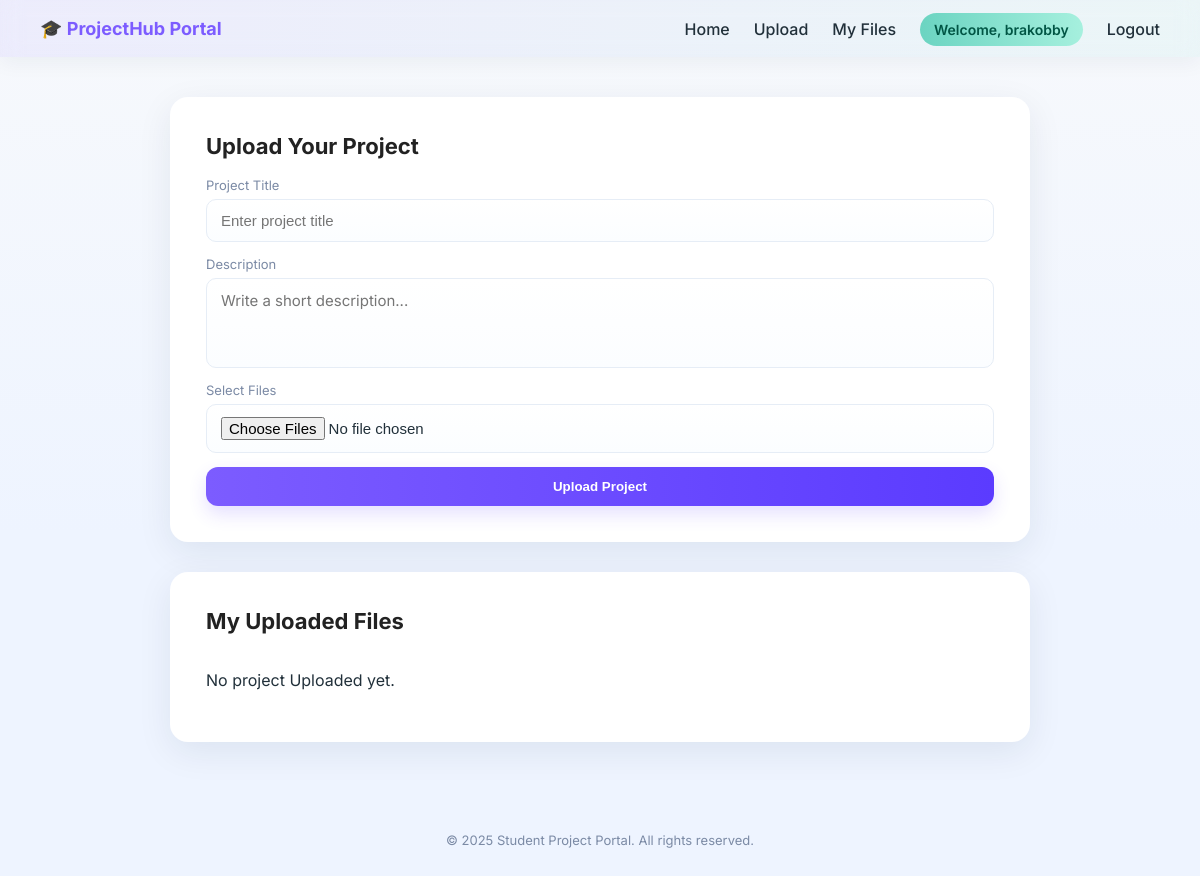
/upload/ (signed in), run on an earlier commit of the app's database.
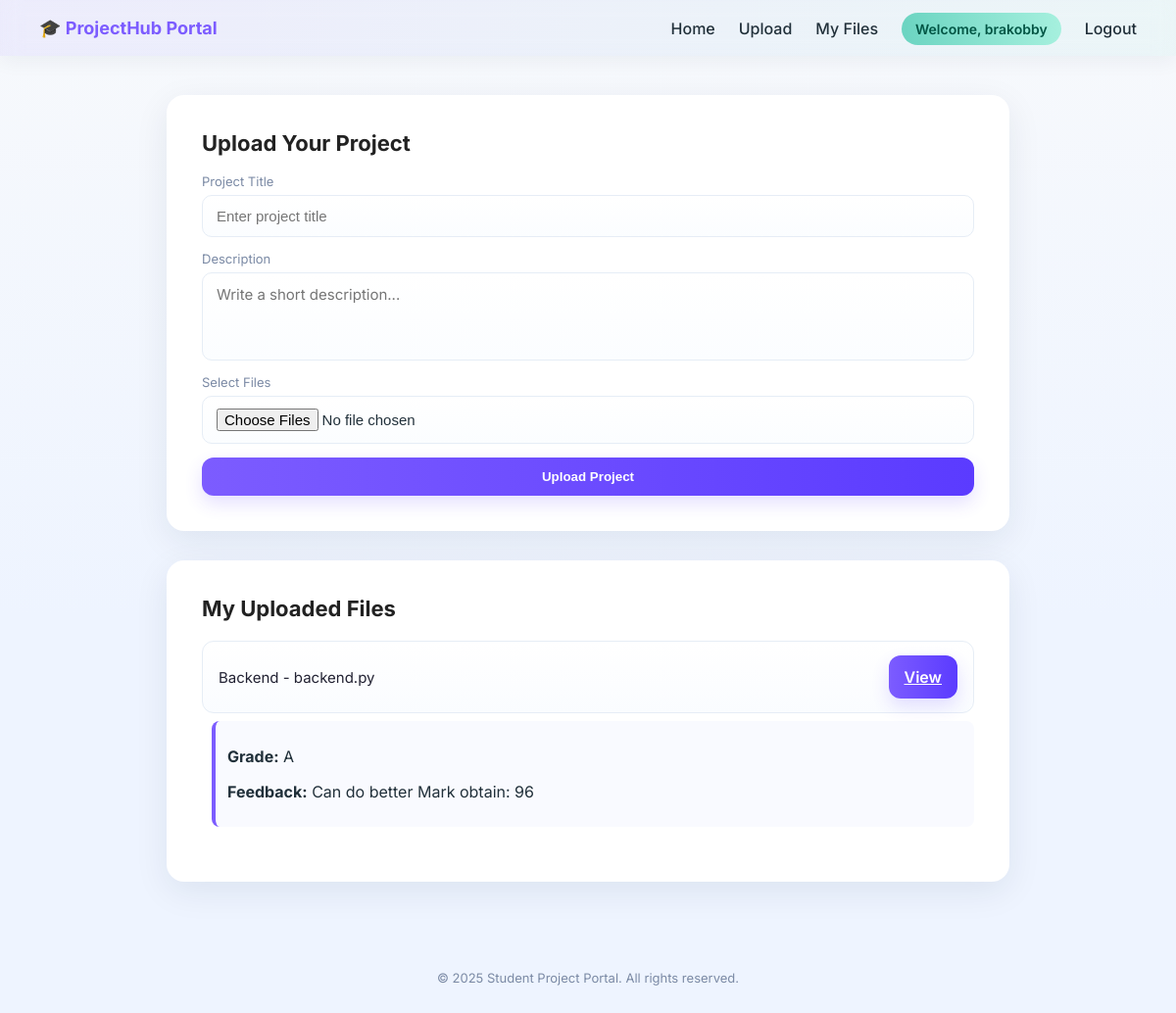
And on a later commit of the database.
### uploadSysV1/models.py (models this page shows, shortened)
class FileUpload(models.Model):
    user = models.ForeignKey(Registration, on_delete=models.CASCADE)
    project_title = models.CharField(max_length=255)
    project_description = models.CharField(max_length=300)
    file = models.FileField(upload_to='uploads/')
    date_added = models.DateTimeField(auto_now_add=True)
    grade = models.CharField(max_length=5, blank=True, null= True)
    feedback = models.TextField(blank=True, null = True)

### uploadSysV1/views.py (the view, shortened to what this page needs)
# urls.py: path('upload/',uploadView, name='upload'),
def uploadView(request):
    if 'user_id' not in request.session:
        messages.error(request, "Please login first.")
        return redirect('login')
    user = Registration.objects.get(id=request.session['user_id'])
    projects = FileUpload.objects.filter(user=user).order_by('-date_added')
    return render(request, 'mainpages/upload.html', {'projects': projects})

### uploadSysV1/templates/mainpages/upload.html (shortened to what this page needs)
<!doctype html>
<html lang="en">
<head>
</head>
<body>
  <nav>
    <div class="logo">🎓 ProjectHub Portal</div>
    <ul>
      <li><a href="#">Home</a></li>
      <li><a href="#upload">Upload</a></li>
      <li><a href="#myfiles">My Files</a></li>
      <li><span class="user-display" id="userDisplay">Welcome, {{ request.session.username }}</span></li>
      <li><a href="{% url 'logout' %}">Logout</a></li>
    </ul>
  </nav>
  <div class="container">
    <div class="card" id="upload">
      <h2>Upload Your Project</h2>
      <form method="post" enctype="multipart/form-data">
        <div class="field">
          <label for="title">Project Title</label>
          <input type="text" id="title" name="title" placeholder="Enter project title" required>
        </div>
        <div class="field">
          <label for="description">Description</label>
          <textarea id="description" name="description" placeholder="Write a short description..." required></textarea>
        </div>
        <div class="field">
          <label for="file">Select Files</label>
          <input type="file" id="file" name="file" multiple accept=".zip,.pdf,.docx,.py,.cpp,.java,.js,.html,.css" required>
        </div>
        <button class="btn" type="submit">Upload Project</button>
      </form>
    </div>
    <div class="card" id="myfiles">
      <h2>My Uploaded Files</h2>
      {% for project in projects %}
        <div class="file-item">
          <span class="file-name">{{ project.project_title }} - {{ project.file.name|slice:"8:" }}</span>
          <a href="{{ project.file.url }}" class="btn" target="_blank">View</a>
        </div>
        {% if project.grade %}
          <div style="margin: 8px 0 20px 10px; background: #f9faff; border-left: 4px solid var(--accent); padding: 10px 12px; border-radius: 8px;">
            <p><strong>Grade:</strong> {{ project.grade }}</p>
            <p><strong>Feedback:</strong> {{ project.feedback }}</p>
          </div>
        {% else %}
         <p style="margin: 6px 0 20px 10px; font-size: 14px; color: var(--muted);"><em>Not yet graded</em></p>
        {% endif %}
      {% empty %}
        <p>No project Uploaded yet.</p>
      {% endfor %}
    </div>
  </div>
  <footer>© 2025 Student Project Portal. All rights reserved.</footer>
</body>
</html>

What changed in the data, as far as the page shows it:
added FileUpload: project_title "Backend", file.name "backend.py", grade "A", feedback "Can do better Mark obtain: 96"
Also different on the page:
text no longer shown: "No project Uploaded yet."
